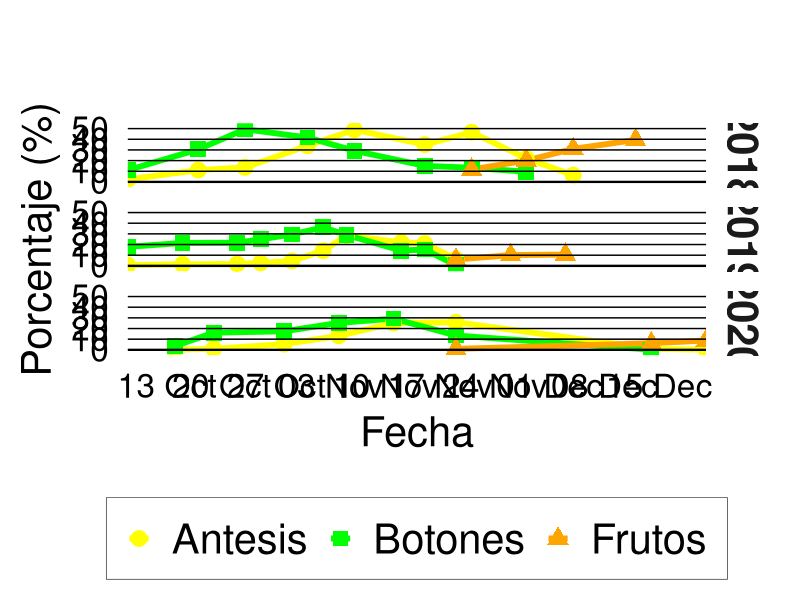
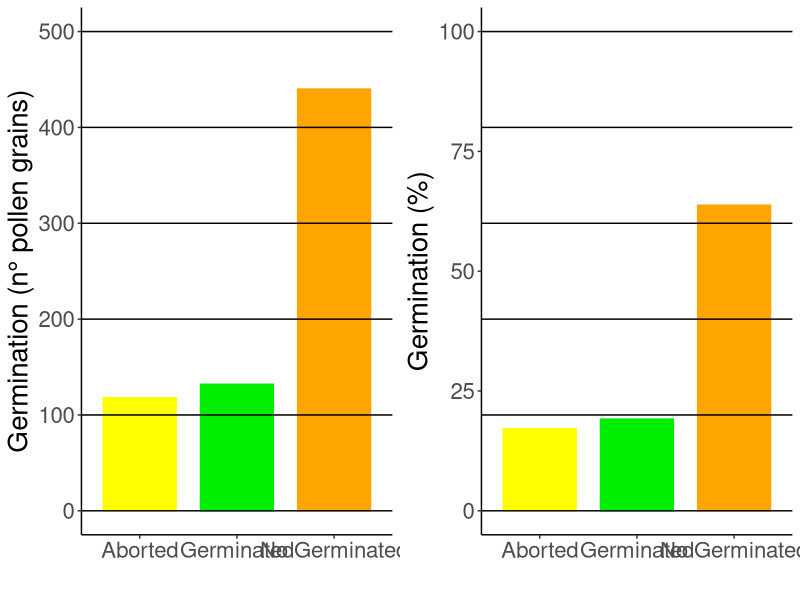

Source code (R) for these figures, in order:
## ---- chunk 1
knitr::opts_chunk$set(warning = FALSE, message = FALSE, echo = FALSE)

#Load library
library(readxl)

#Create object "db_met_mor" which contains climate data
db_fen_mor <- read_excel("database.xlsx", sheet = "III_fenologia")

db_fen_mor$year<-as.factor(db_fen_mor$year)
db_fen_mor$date<-as.Date(db_fen_mor$date, format="%d/%m")
db_fen_mor$fen<-as.factor(db_fen_mor$fen)

db_fen_mor2<-subset(db_fen_mor, db_fen_mor$var >= 0.1)

library(ggplot2)
# f1<-ggplot(data=db_fen_mor2, aes(x=date, y=var, group = fen, color=fen, shape=fen)) +
#   geom_line(size=1.5,)+
#   scale_color_manual(values=c("yellow", "green2","orange"))+
#   geom_point(size=4, shape=20) +
#   labs(y="%", x="")+
#   theme(panel.grid.major.x = element_blank())+
#   facet_grid(year~.)+
#   theme_classic()+
#   theme(text = element_text(size=20))+
#   theme(legend.title=element_blank())+
#   theme(legend.position = c(0.10, 0.90))+
#   scale_x_date(date_breaks = "1 week", date_labels =  "%d %b")+
#   geom_hline(aes(yintercept=0), color="black")+
#   geom_hline(aes(yintercept=10), color="black")+
#   geom_hline(aes(yintercept=20), color="black")+
#   geom_hline(aes(yintercept=30), color="black")+
#   geom_hline(aes(yintercept=40), color="black")+
#   geom_hline(aes(yintercept=50), color="black")
# 
# f1

## ---- chunk 2
knitr::opts_chunk$set(warning = FALSE, message = FALSE, echo = FALSE)

# Cargar librerías necesarias
library(readxl)
library(ggplot2)
library(viridis)

# Leer datos
db_fen_mor <- read_excel("database.xlsx", sheet = "III_fenologia")

# Preprocesar datos
db_fen_mor$year <- as.factor(db_fen_mor$year)
db_fen_mor$date <- as.Date(db_fen_mor$date, format="%d/%m")
db_fen_mor$fen <- as.factor(db_fen_mor$fen)
db_fen_mor2 <- subset(db_fen_mor, db_fen_mor$var >= 0.1)

# Crear gráfico mejorado
gg_fenologia <- ggplot(data=db_fen_mor2, aes(x=date, y=var, group=fen, color=fen)) +
  geom_line(size=2) +
  geom_point(size=5, aes(shape=fen), fill="white") +
  # scale_color_viridis_d(option="D", end=0.8) + # Usar paleta viridis
  scale_color_manual(values = c("yellow","green","orange"))+
  scale_shape_manual(values=c(19, 15, 17)) +  # Formas de puntos distintas
  labs(
    y="Porcentaje (%)",
    x="Fecha",
    title="",
    subtitle=""
  ) +
  theme_minimal(base_size = 30) +  # Tema profesional
  theme(
    panel.grid.minor = element_blank(),
    panel.grid.major.x = element_blank(),
    legend.title = element_blank(),
    legend.position = "bottom",  # Ajustar posición de la leyenda
    legend.background = element_rect(fill="white", color="black", size=0.2),
    legend.text = element_text(size=30),
    strip.text = element_text(size=30, face="bold"),  # Texto en facetas
    plot.title = element_text(face="bold", size=16, hjust=0.5),
    panel.spacing = unit(1, "lines")
  ) +
    theme(panel.grid.major.y = element_line(size = 0.05, color = 'black')) +
    theme(panel.grid.major.x = element_blank()) +
    theme(text = element_text(size = 30, color = 'black')) +
    theme(axis.text = element_text(color = 'black')) +
  facet_grid(year~.) +
  scale_x_date(
    date_breaks = "1 week", 
    date_labels = "%d %b",
    expand = expansion(mult=c(0, 0))
  ) +
  scale_y_continuous(
    breaks=seq(0, 50, 10), 
    limits=c(0, 50),
    expand = expansion(mult=c(0.1, 0.1))
  ) +
  geom_hline(yintercept=seq(10, 50, 10), linetype="solid", color="gray0", size=0.5) +
  geom_hline(yintercept=0, color="black", size=0.8)

# Mostrar gráfico
print(gg_fenologia)

# ggsave("gg_fenologia", plot = gg_fenologia, device = "tiff", width = 16, height = 8, units = "in", dpi = 300)

## ---- chunk 3
knitr::opts_chunk$set(warning = FALSE, message = FALSE, echo = FALSE)

# germinación de polen

polen<-c("Germinated", "No Germinated", "Aborted")
germ<-c(132,440,118)
porc<-c(19.1304348,	63.7681159,	17.1014493)
datag<-data.frame(polen,germ,porc)
str(datag)
datag$polen<-as.factor(polen)
datag <- as.data.frame(datag)

g1<-ggplot(data=datag, aes(x=polen, y=germ, fill=polen, color=polen)) +
  geom_bar(stat="identity", position="dodge", width=0.75)+
  scale_color_manual(values=c("yellow", "green2","orange"))+
  scale_fill_manual(values = (c("yellow", "green2","orange")))+
  labs(y="Germination (n° pollen grains)", x="")+
  theme(panel.grid.major.x = element_blank())+
  theme_classic()+
  theme(text = element_text(size=20))+
  theme(legend.position = "none")+
  geom_hline(aes(yintercept=0), color="black")+
  geom_hline(aes(yintercept=100), color="black")+
  geom_hline(aes(yintercept=200), color="black")+
  geom_hline(aes(yintercept=300), color="black")+
  geom_hline(aes(yintercept=400), color="black")+
  geom_hline(aes(yintercept=500), color="black")


g2<-ggplot(data=datag, aes(x=polen, y=porc, fill=polen, color=polen)) +
  geom_bar(stat="identity", position="dodge", width=0.75)+
  scale_color_manual(values=c("yellow", "green2","orange"))+
  scale_fill_manual(values = (c("yellow", "green2","orange")))+
  labs(y="Germination (%)", x="")+
  theme(panel.grid.major.x = element_blank())+
  theme_classic()+
  theme(text = element_text(size=20))+
  theme(legend.position = "none")+
  geom_hline(aes(yintercept=0), color="black")+
  geom_hline(aes(yintercept=20), color="black")+
  geom_hline(aes(yintercept=40), color="black")+
  geom_hline(aes(yintercept=60), color="black")+
  geom_hline(aes(yintercept=80), color="black")+
  geom_hline(aes(yintercept=100), color="black")


library(ggpubr)
gg_polengerm <- ggarrange(g1, g2)
gg_polengerm
